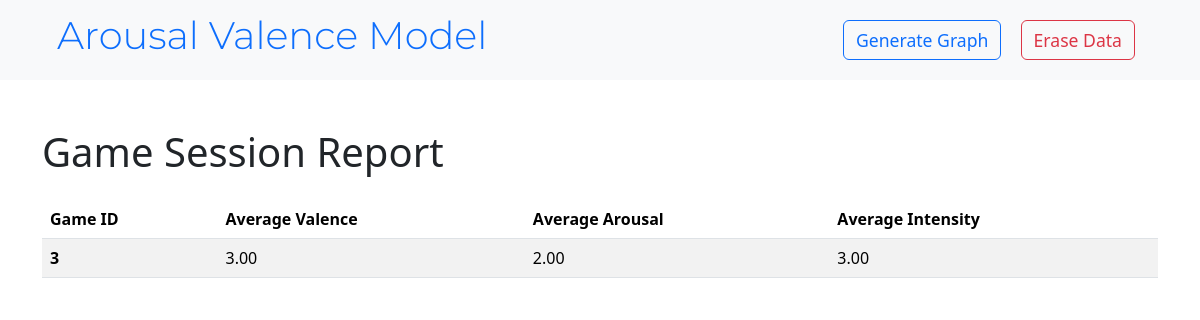
The app's page /report, older data.
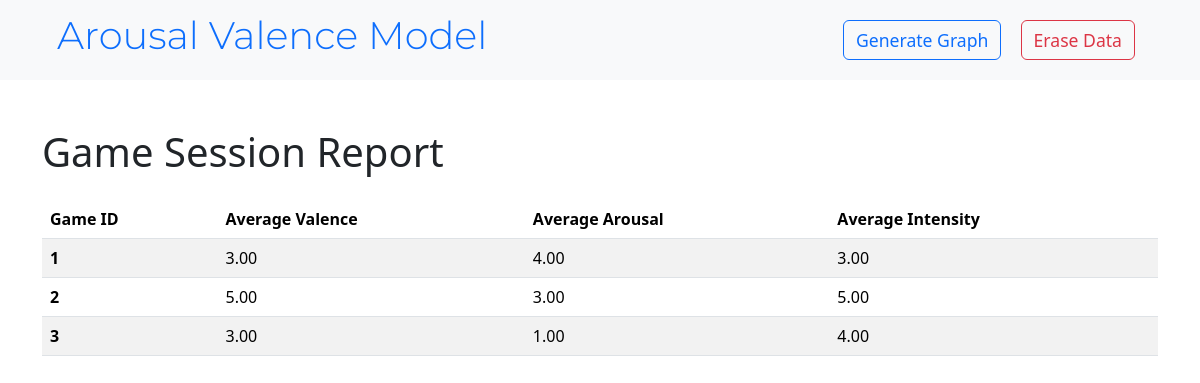
The same page, newer data.
### app/models.py (models this page shows)
class GameSession(models.Model):
    gameid = models.IntegerField(blank=False)
    valence = models.FloatField(blank=False)
    arousal = models.FloatField(blank=False)
    intensity = models.FloatField(blank=False)
    created_at = models.DateTimeField(auto_now_add=True)
    updated_at = models.DateTimeField(auto_now=True)

### app/views.py (the view)
# urls.py: path('report', views.report, name='report'),
def report(request):
    sessions = GameSession.objects.all()
    game_sessions = {}
    for session in sessions:
        if session.gameid not in game_sessions:
            game_sessions[session.gameid] = {'valence': [], 'arousal': [], 'intensity': []}
        game_sessions[session.gameid]['valence'].append(int(session.valence))
        game_sessions[session.gameid]['arousal'].append(int(session.arousal))
        game_sessions[session.gameid]['intensity'].append(int(session.intensity))
    averaged_sessions = []
    for gameid, values in game_sessions.items():
        avg_valence = "{:.2f}".format(np.mean(values['valence']))
        avg_arousal = "{:.2f}".format(np.mean(values['arousal']))
        avg_intensity = "{:.2f}".format(np.mean(values['intensity']))
        averaged_sessions.append({
            'gameid': gameid,
            'avg_valence': avg_valence,
            'avg_arousal': avg_arousal,
            'avg_intensity': avg_intensity,
        })
    context = {
        'sessions': averaged_sessions
    }
    return render(request, 'report.html', context)

### templates/report.html (shortened to what this page needs)
{% extends "nav.html" %}
{% block content %}
<div class="container mt-5">
    <h1 class="mb-4">Game Session Report</h1>
    <table class="table table-striped">
        <thead>
            <tr>
                <th scope="col">Game ID</th>
                <th scope="col">Average Valence</th>
                <th scope="col">Average Arousal</th>
                <th scope="col">Average Intensity</th>
            </tr>
        </thead>
        <tbody>
            {% for session in sessions %}
            <tr>
                <th scope="row">{{ session.gameid }}</th>
                <td>{{ session.avg_valence }}</td>
                <td>{{ session.avg_arousal }}</td>
                <td>{{ session.avg_intensity }}</td>
            </tr>
            {% endfor %}
        </tbody>
    </table>
</div>
{% endblock %}

Row changes from the older to the newer data that the page shows:
removed GameSession: gameid "3", avg_valence "3.00", avg_arousal "2.00", avg_intensity "3.00"
added GameSession: gameid "1", avg_valence "3.00", avg_arousal "4.00", avg_intensity "3.00"
added GameSession: gameid "2", avg_valence "5.00", avg_arousal "3.00", avg_intensity "5.00"
added GameSession: gameid "3", avg_valence "3.00", avg_arousal "1.00", avg_intensity "4.00"
